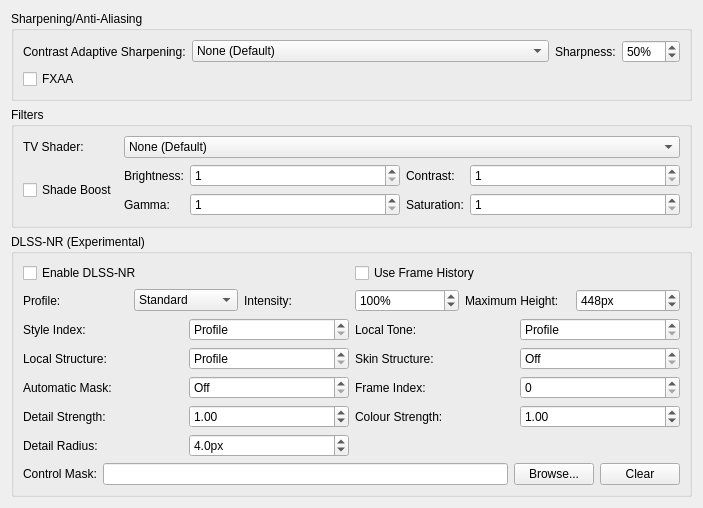
<?xml version="1.0" encoding="UTF-8"?>
<ui version="4.0">
 <class>GraphicsPostProcessingSettingsTab</class>
 <widget class="QWidget" name="GraphicsPostProcessingSettingsTab">
  <property name="geometry">
   <rect>
    <x>0</x>
    <y>0</y>
    <width>703</width>
    <height>500</height>
   </rect>
  </property>
  <property name="windowTitle">
   <string/>
  </property>
  <layout class="QVBoxLayout" name="verticalLayout">
   <item>
    <widget class="QGroupBox" name="sharpeningGroup">
     <property name="title">
      <string>Sharpening/Anti-Aliasing</string>
     </property>
     <layout class="QFormLayout" name="formLayout_2">
      <item row="0" column="0">
       <widget class="QLabel" name="casModeLabel">
        <property name="text">
         <string extracomment="You might find an official translation for this on AMD's website (Spanish version linked): https://www.amd.com/es/technologies/radeon-software-fidelityfx">Contrast Adaptive Sharpening:</string>
        </property>
        <property name="buddy">
         <cstring>casMode</cstring>
        </property>
       </widget>
      </item>
      <item row="0" column="1">
       <layout class="QHBoxLayout" name="casLayout" stretch="1,0">
        <item>
         <widget class="QComboBox" name="casMode">
          <property name="sizePolicy">
           <sizepolicy hsizetype="Ignored" vsizetype="Fixed">
            <horstretch>0</horstretch>
            <verstretch>0</verstretch>
           </sizepolicy>
          </property>
          <item>
           <property name="text">
            <string>None (Default)</string>
           </property>
          </item>
          <item>
           <property name="text">
            <string>Sharpen Only (Internal Resolution)</string>
           </property>
          </item>
          <item>
           <property name="text">
            <string>Sharpen and Resize (Display Resolution)</string>
           </property>
          </item>
         </widget>
        </item>
        <item>
         <layout class="QHBoxLayout" name="sharpnessLayout">
          <item>
           <widget class="QLabel" name="casSharpnessLabel">
            <property name="text">
             <string>Sharpness:</string>
            </property>
            <property name="buddy">
             <cstring>casSharpness</cstring>
            </property>
           </widget>
          </item>
          <item>
           <widget class="QSpinBox" name="casSharpness">
            <property name="suffix">
             <string extracomment="Percentage sign that will appear next to a number. Add a space or whatever is needed before depending on your language.">%</string>
            </property>
            <property name="maximum">
             <number>100</number>
            </property>
            <property name="value">
             <number>50</number>
            </property>
           </widget>
          </item>
         </layout>
        </item>
       </layout>
      </item>
      <item row="1" column="0" colspan="2">
       <widget class="QCheckBox" name="fxaa">
        <property name="text">
         <string>FXAA</string>
        </property>
       </widget>
      </item>
     </layout>
    </widget>
   </item>
   <item>
    <widget class="QGroupBox" name="filtersLayout">
     <property name="title">
      <string>Filters</string>
     </property>
     <layout class="QGridLayout" name="gridLayout_4">
      <item row="1" column="0">
       <widget class="QCheckBox" name="shadeBoost">
        <property name="text">
         <string>Shade Boost</string>
        </property>
       </widget>
      </item>
      <item row="1" column="1">
       <layout class="QGridLayout" name="gridLayout" columnstretch="0,1,0,1">
        <item row="0" column="0">
         <widget class="QLabel" name="brightnessLabel">
          <property name="text">
           <string>Brightness:</string>
          </property>
          <property name="buddy">
           <cstring>shadeBoostBrightness</cstring>
          </property>
         </widget>
        </item>
        <item row="0" column="3">
         <widget class="QSpinBox" name="shadeBoostContrast">
          <property name="minimum">
           <number>1</number>
          </property>
          <property name="maximum">
           <number>100</number>
          </property>
         </widget>
        </item>
        <item row="0" column="2">
         <widget class="QLabel" name="contrastLabel">
          <property name="text">
           <string>Contrast:</string>
          </property>
          <property name="buddy">
           <cstring>shadeBoostContrast</cstring>
          </property>
         </widget>
        </item>
        <item row="0" column="1">
         <widget class="QSpinBox" name="shadeBoostBrightness">
          <property name="minimum">
           <number>1</number>
          </property>
          <property name="maximum">
           <number>100</number>
          </property>
         </widget>
        </item>
        <item row="1" column="0">
         <widget class="QLabel" name="gammaLabel">
          <property name="text">
           <string>Gamma:</string>
          </property>
          <property name="buddy">
           <cstring>shadeBoostGamma</cstring>
          </property>
         </widget>
        </item>
        <item row="1" column="1">
         <widget class="QSpinBox" name="shadeBoostGamma">
          <property name="minimum">
           <number>1</number>
          </property>
          <property name="maximum">
           <number>100</number>
          </property>
         </widget>
        </item>
        <item row="1" column="2">
         <widget class="QLabel" name="saturationLabel">
          <property name="text">
           <string>Saturation:</string>
          </property>
          <property name="buddy">
           <cstring>shadeBoostSaturation</cstring>
          </property>
         </widget>
        </item>
        <item row="1" column="3">
         <widget class="QSpinBox" name="shadeBoostSaturation">
          <property name="minimum">
           <number>1</number>
          </property>
          <property name="maximum">
           <number>100</number>
          </property>
         </widget>
        </item>
       </layout>
      </item>
      <item row="0" column="0">
       <widget class="QLabel" name="tvShaderLabel">
        <property name="text">
         <string>TV Shader:</string>
        </property>
        <property name="buddy">
         <cstring>tvShader</cstring>
        </property>
       </widget>
      </item>
      <item row="0" column="1">
       <widget class="QComboBox" name="tvShader">
        <item>
         <property name="text">
          <string>None (Default)</string>
         </property>
        </item>
        <item>
         <property name="text">
          <string>Scanline Filter</string>
         </property>
        </item>
        <item>
         <property name="text">
          <string>Diagonal Filter</string>
         </property>
        </item>
        <item>
         <property name="text">
          <string>Triangular Filter</string>
         </property>
        </item>
        <item>
         <property name="text">
          <string>Wave Filter</string>
         </property>
        </item>
        <item>
         <property name="text">
          <string extracomment="Lottes = Timothy Lottes, the creator of the shader filter. Leave as-is. CRT= Cathode Ray Tube, an old type of television technology.">Lottes CRT</string>
         </property>
        </item>
        <item>
         <property name="text">
          <string>4xRGSS downsampling (4x Rotated Grid SuperSampling)</string>
         </property>
        </item>
        <item>
         <property name="text">
          <string>NxAGSS downsampling (Nx Automatic Grid SuperSampling)</string>
         </property>
        </item>
       </widget>
      </item>
     </layout>
    </widget>
   </item>
   <item>
    <widget class="QGroupBox" name="dlssnrGroup">
     <property name="title">
      <string>DLSS-NR (Experimental)</string>
     </property>
     <layout class="QVBoxLayout" name="dlssnrGroupLayout">
      <item>
       <layout class="QHBoxLayout" name="dlssnrEnableLayout">
        <item>
         <widget class="QCheckBox" name="dlssnr">
          <property name="text">
           <string>Enable DLSS-NR</string>
          </property>
         </widget>
        </item>
        <item>
         <widget class="QCheckBox" name="dlssnrHistory">
          <property name="text">
           <string>Use Frame History</string>
          </property>
         </widget>
        </item>
       </layout>
      </item>
      <item>
       <layout class="QHBoxLayout" name="dlssnrLayout">
        <item>
         <widget class="QLabel" name="dlssnrProfileLabel">
          <property name="text">
           <string>Profile:</string>
          </property>
          <property name="buddy">
           <cstring>dlssnrProfile</cstring>
          </property>
         </widget>
        </item>
        <item>
         <widget class="QComboBox" name="dlssnrProfile">
          <item>
           <property name="text">
            <string>Standard</string>
           </property>
          </item>
          <item>
           <property name="text">
            <string>Natural</string>
           </property>
          </item>
          <item>
           <property name="text">
            <string>Cinematic</string>
           </property>
          </item>
          <item>
           <property name="text">
            <string>Neutral</string>
           </property>
          </item>
          <item>
           <property name="text">
            <string>Vendor</string>
           </property>
          </item>
         </widget>
        </item>
        <item>
         <widget class="QLabel" name="dlssnrIntensityLabel">
          <property name="text">
           <string>Intensity:</string>
          </property>
          <property name="buddy">
           <cstring>dlssnrIntensity</cstring>
          </property>
         </widget>
        </item>
        <item>
         <widget class="QSpinBox" name="dlssnrIntensity">
          <property name="suffix">
           <string extracomment="Percentage sign that will appear next to a number. Add a space or whatever is needed before depending on your language.">%</string>
          </property>
          <property name="maximum">
           <number>200</number>
          </property>
          <property name="value">
           <number>100</number>
          </property>
         </widget>
        </item>
        <item>
         <widget class="QLabel" name="dlssnrMaxHeightLabel">
          <property name="text">
           <string>Maximum Height:</string>
          </property>
          <property name="buddy">
           <cstring>dlssnrMaxHeight</cstring>
          </property>
         </widget>
        </item>
        <item>
         <widget class="QSpinBox" name="dlssnrMaxHeight">
          <property name="suffix">
           <string>px</string>
          </property>
          <property name="minimum">
           <number>128</number>
          </property>
          <property name="maximum">
           <number>2160</number>
          </property>
          <property name="value">
           <number>448</number>
          </property>
         </widget>
        </item>
       </layout>
      </item>
      <item>
       <layout class="QGridLayout" name="dlssnrControlsLayout">
        <item row="0" column="0">
         <widget class="QLabel" name="dlssnrStyleIndexLabel">
          <property name="text">
           <string>Style Index:</string>
          </property>
          <property name="buddy">
           <cstring>dlssnrStyleIndex</cstring>
          </property>
         </widget>
        </item>
        <item row="0" column="1">
         <widget class="QSpinBox" name="dlssnrStyleIndex">
          <property name="specialValueText">
           <string>Profile</string>
          </property>
          <property name="minimum">
           <number>-1</number>
          </property>
          <property name="maximum">
           <number>127</number>
          </property>
          <property name="value">
           <number>-1</number>
          </property>
         </widget>
        </item>
        <item row="0" column="2">
         <widget class="QLabel" name="dlssnrLocalToneLabel">
          <property name="text">
           <string>Local Tone:</string>
          </property>
          <property name="buddy">
           <cstring>dlssnrLocalTone</cstring>
          </property>
         </widget>
        </item>
        <item row="0" column="3">
         <widget class="QDoubleSpinBox" name="dlssnrLocalTone">
          <property name="specialValueText">
           <string>Profile</string>
          </property>
          <property name="decimals">
           <number>2</number>
          </property>
          <property name="minimum">
           <double>-0.05</double>
          </property>
          <property name="maximum">
           <double>4.0</double>
          </property>
          <property name="singleStep">
           <double>0.05</double>
          </property>
          <property name="value">
           <double>-0.05</double>
          </property>
         </widget>
        </item>
        <item row="1" column="0">
         <widget class="QLabel" name="dlssnrLocalStructureLabel">
          <property name="text">
           <string>Local Structure:</string>
          </property>
          <property name="buddy">
           <cstring>dlssnrLocalStructure</cstring>
          </property>
         </widget>
        </item>
        <item row="1" column="1">
         <widget class="QDoubleSpinBox" name="dlssnrLocalStructure">
          <property name="specialValueText">
           <string>Profile</string>
          </property>
          <property name="decimals">
           <number>2</number>
          </property>
          <property name="minimum">
           <double>-0.05</double>
          </property>
          <property name="maximum">
           <double>4.0</double>
          </property>
          <property name="singleStep">
           <double>0.05</double>
          </property>
          <property name="value">
           <double>-0.05</double>
          </property>
         </widget>
        </item>
        <item row="1" column="2">
         <widget class="QLabel" name="dlssnrSkinStructureLabel">
          <property name="text">
           <string>Skin Structure:</string>
          </property>
          <property name="buddy">
           <cstring>dlssnrSkinStructure</cstring>
          </property>
         </widget>
        </item>
        <item row="1" column="3">
         <widget class="QDoubleSpinBox" name="dlssnrSkinStructure">
          <property name="specialValueText">
           <string>Off</string>
          </property>
          <property name="decimals">
           <number>2</number>
          </property>
          <property name="minimum">
           <double>-0.05</double>
          </property>
          <property name="maximum">
           <double>4.0</double>
          </property>
          <property name="singleStep">
           <double>0.05</double>
          </property>
          <property name="value">
           <double>-0.05</double>
          </property>
         </widget>
        </item>
        <item row="2" column="0">
         <widget class="QLabel" name="dlssnrAutoMaskLabel">
          <property name="text">
           <string>Automatic Mask:</string>
          </property>
          <property name="buddy">
           <cstring>dlssnrAutoMask</cstring>
          </property>
         </widget>
        </item>
        <item row="2" column="1">
         <widget class="QDoubleSpinBox" name="dlssnrAutoMask">
          <property name="specialValueText">
           <string>Off</string>
          </property>
          <property name="decimals">
           <number>2</number>
          </property>
          <property name="minimum">
           <double>-0.05</double>
          </property>
          <property name="maximum">
           <double>4.0</double>
          </property>
          <property name="singleStep">
           <double>0.05</double>
          </property>
          <property name="value">
           <double>-0.05</double>
          </property>
         </widget>
        </item>
        <item row="2" column="2">
         <widget class="QLabel" name="dlssnrFrameIndexLabel">
          <property name="text">
           <string>Frame Index:</string>
          </property>
          <property name="buddy">
           <cstring>dlssnrFrameIndex</cstring>
          </property>
         </widget>
        </item>
        <item row="2" column="3">
         <widget class="QSpinBox" name="dlssnrFrameIndex">
          <property name="minimum">
           <number>0</number>
          </property>
          <property name="maximum">
           <number>1000000</number>
          </property>
          <property name="value">
           <number>0</number>
          </property>
         </widget>
        </item>
        <item row="3" column="0">
         <widget class="QLabel" name="dlssnrDetailStrengthLabel">
          <property name="text">
           <string>Detail Strength:</string>
          </property>
          <property name="buddy">
           <cstring>dlssnrDetailStrength</cstring>
          </property>
         </widget>
        </item>
        <item row="3" column="1">
         <widget class="QDoubleSpinBox" name="dlssnrDetailStrength">
          <property name="decimals">
           <number>2</number>
          </property>
          <property name="minimum">
           <double>0.0</double>
          </property>
          <property name="maximum">
           <double>4.0</double>
          </property>
          <property name="singleStep">
           <double>0.05</double>
          </property>
          <property name="value">
           <double>1.0</double>
          </property>
         </widget>
        </item>
        <item row="3" column="2">
         <widget class="QLabel" name="dlssnrColourStrengthLabel">
          <property name="text">
           <string>Colour Strength:</string>
          </property>
          <property name="buddy">
           <cstring>dlssnrColourStrength</cstring>
          </property>
         </widget>
        </item>
        <item row="3" column="3">
         <widget class="QDoubleSpinBox" name="dlssnrColourStrength">
          <property name="decimals">
           <number>2</number>
          </property>
          <property name="minimum">
           <double>0.0</double>
          </property>
          <property name="maximum">
           <double>4.0</double>
          </property>
          <property name="singleStep">
           <double>0.05</double>
          </property>
          <property name="value">
           <double>1.0</double>
          </property>
         </widget>
        </item>
        <item row="4" column="0">
         <widget class="QLabel" name="dlssnrDetailRadiusLabel">
          <property name="text">
           <string>Detail Radius:</string>
          </property>
          <property name="buddy">
           <cstring>dlssnrDetailRadius</cstring>
          </property>
         </widget>
        </item>
        <item row="4" column="1">
         <widget class="QDoubleSpinBox" name="dlssnrDetailRadius">
          <property name="suffix">
           <string>px</string>
          </property>
          <property name="decimals">
           <number>1</number>
          </property>
          <property name="minimum">
           <double>0.1</double>
          </property>
          <property name="maximum">
           <double>32.0</double>
          </property>
          <property name="singleStep">
           <double>0.5</double>
          </property>
          <property name="value">
           <double>4.0</double>
          </property>
         </widget>
        </item>
       </layout>
      </item>
      <item>
       <layout class="QHBoxLayout" name="dlssnrControlMaskLayout">
        <item>
         <widget class="QLabel" name="dlssnrControlMaskLabel">
          <property name="text">
           <string>Control Mask:</string>
          </property>
          <property name="buddy">
           <cstring>dlssnrControlMask</cstring>
          </property>
         </widget>
        </item>
        <item>
         <widget class="QLineEdit" name="dlssnrControlMask"/>
        </item>
        <item>
         <widget class="QPushButton" name="dlssnrControlMaskBrowse">
          <property name="text">
           <string>Browse...</string>
          </property>
         </widget>
        </item>
        <item>
         <widget class="QPushButton" name="dlssnrControlMaskClear">
          <property name="text">
           <string>Clear</string>
          </property>
         </widget>
        </item>
       </layout>
      </item>
     </layout>
    </widget>
   </item>
   <item>
    <spacer name="verticalSpacer">
     <property name="orientation">
      <enum>Qt::Orientation::Vertical</enum>
     </property>
     <property name="sizeHint" stdset="0">
      <size>
       <width>20</width>
       <height>0</height>
      </size>
     </property>
    </spacer>
   </item>
  </layout>
 </widget>
 <tabstops>
  <tabstop>casMode</tabstop>
  <tabstop>casSharpness</tabstop>
  <tabstop>fxaa</tabstop>
  <tabstop>tvShader</tabstop>
  <tabstop>shadeBoost</tabstop>
  <tabstop>shadeBoostBrightness</tabstop>
  <tabstop>shadeBoostContrast</tabstop>
  <tabstop>shadeBoostGamma</tabstop>
  <tabstop>shadeBoostSaturation</tabstop>
 </tabstops>
 <resources/>
 <connections/>
</ui>
